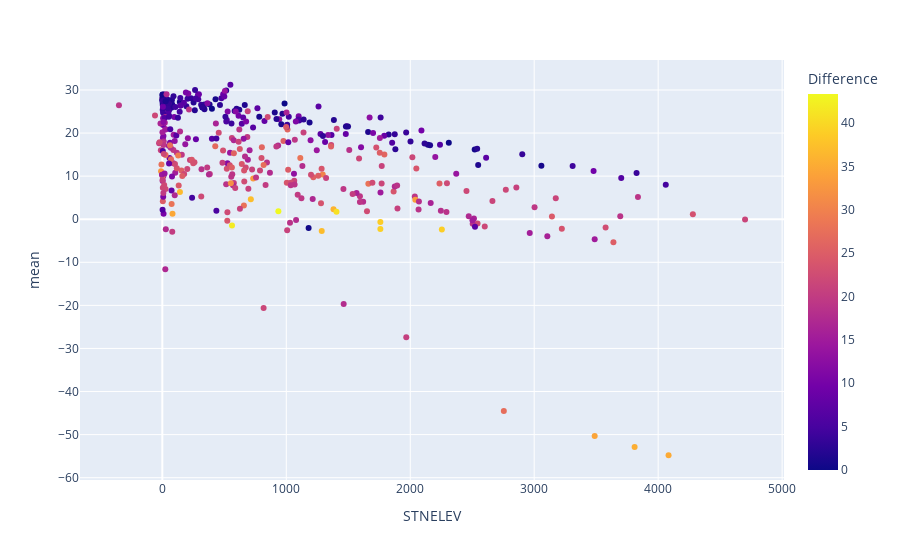

The notebook cell this image was saved under:
### Code cell
fig = px.scatter(df61,
                 x = "STNELEV",
                 y = "mean",
                 color = "Difference",
                 hover_name = "Country"
                )
fig.show()

### Figure 1 — Plotly figure (JSON) as saved in the notebook; plotly's stock layout.template omitted (floating-point values rounded to 4 significant figures; data arrays with more than 128 entries replaced by an {"elided": "..."} marker saying what was removed)
{"data": [{"hovertemplate": "<b>%{hovertext}</b><br><br>STNELEV=%{x}<br>mean=%{y}<br>Difference=%{marker.color}<extra></extra>", "hovertext": {"elided": "442 str values"}, "legendgroup": "", "marker": {"color": {"elided": "442 float values"}, "coloraxis": "coloraxis", "symbol": "circle"}, "mode": "markers", "name": "", "orientation": "v", "showlegend": false, "type": "scatter", "x": {"elided": "442 float values"}, "xaxis": "x", "y": {"elided": "442 float values"}, "yaxis": "y"}], "layout": {"coloraxis": {"colorbar": {"title": {"text": "Difference"}}, "colorscale": [[0, "#0d0887"], [0.1111, "#46039f"], [0.2222, "#7201a8"], [0.3333, "#9c179e"], [0.4444, "#bd3786"], [0.5556, "#d8576b"], [0.6667, "#ed7953"], [0.7778, "#fb9f3a"], [0.8889, "#fdca26"], [1, "#f0f921"]]}, "legend": {"tracegroupgap": 0}, "margin": {"t": 60}, "xaxis": {"anchor": "y", "domain": [0, 1], "title": {"text": "STNELEV"}}, "yaxis": {"anchor": "x", "domain": [0, 1], "title": {"text": "mean"}}}}
